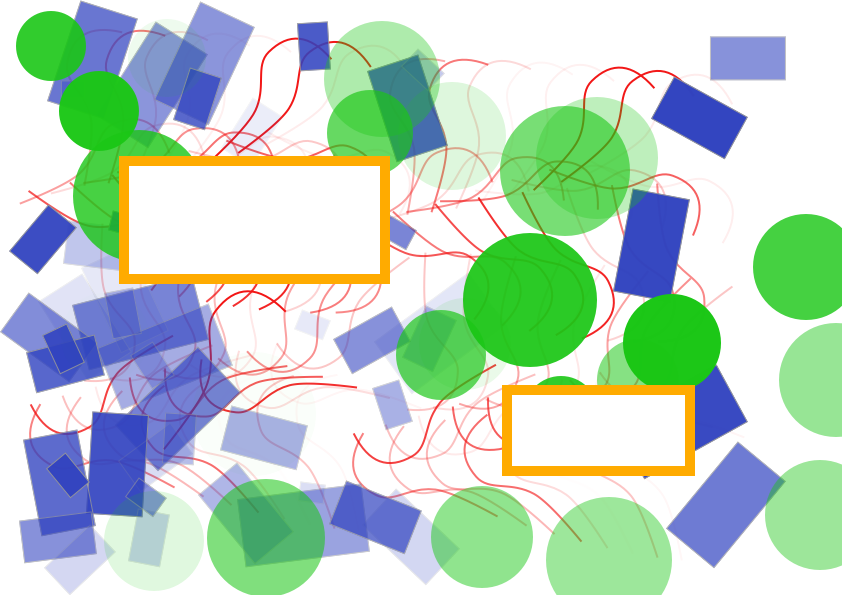
#> input picture src/A4_Shapes.png, 842 x 595 px
$ python shape_based.py
#> lines starting #> are read from the running program, lines starting #| are printed output that depends on the picture; after the words box and inside, x2 and y2 are one past the last pixel; in counts of white or black regions, pixels touching at a corner belong together
### src/utilities/shapedetectors.py
import cv2
class ShapeDetector:
	def __init__(self):
		pass
	# [26 lines left out: function detect, not called in this run]

### src/shape_based.py
import cv2 as cv
import numpy as np
from utilities.shapedetectors import ShapeDetector
image = cv.imread("A4_Shapes.png")
#> image is the input picture: shape (595, 842, 3); mean B, G, R 195.7, 212, 186.1
hsv = cv.cvtColor(image, cv.COLOR_BGR2HSV)
#> hsv: shape (595, 842, 3); mean H, S, V 42.7, 69.6, 233.2
lower = np.array([20, 150, 100])
upper = np.array([20, 255, 255])
mask = cv.inRange(hsv, lower, upper)  # filtering yellow
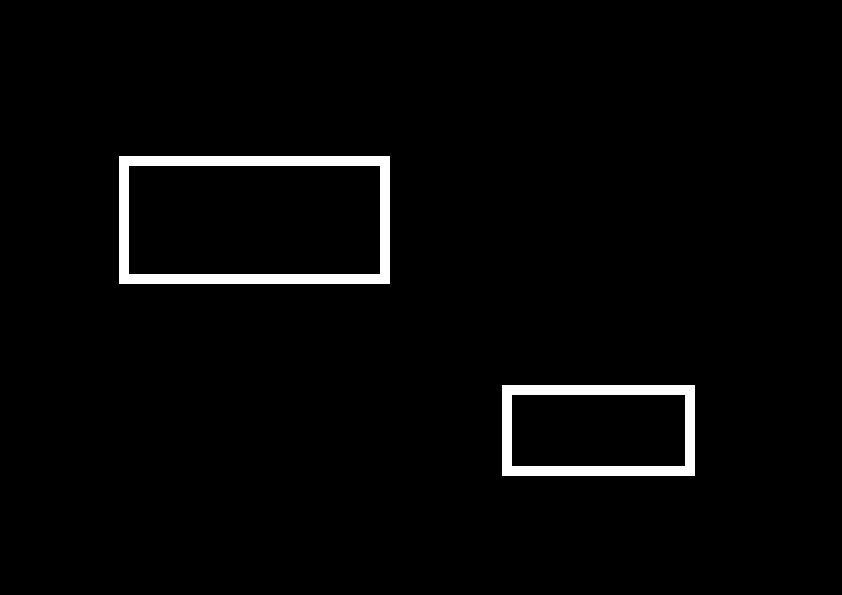
#> mask: shape (595, 842); 2.6% white; 2 white regions, box (x1, y1, x2, y2) and area: (119, 156, 390, 284) 7580, (502, 385, 695, 476) 5280
mask_img = cv.bitwise_and(image, image, mask=mask)   # bitwise conjunction of the two arrays image and image
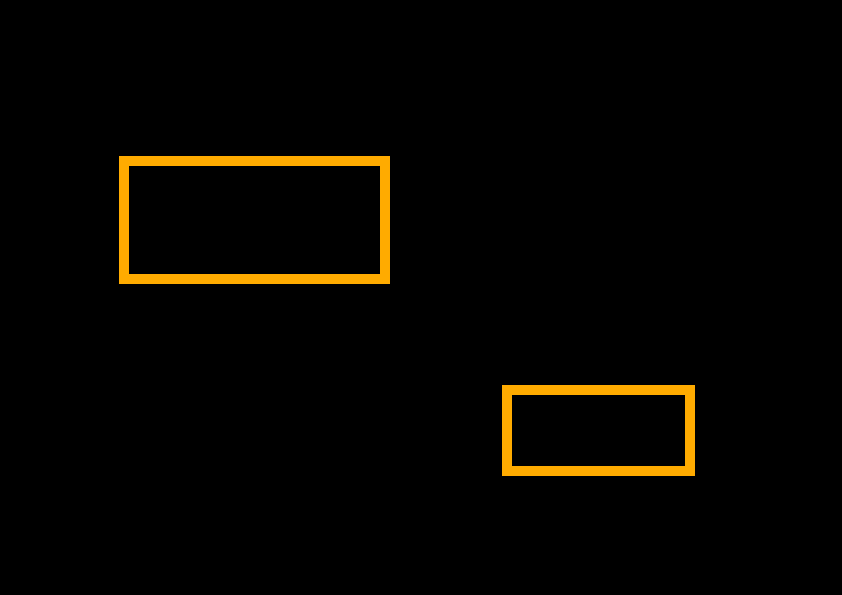
#> mask_img: shape (595, 842, 3); mean B, G, R 0, 4.4, 6.5
mask_img = 255 - mask
#> mask_img: shape (595, 842); 97.4% white; 2 black regions
cv.imshow("Original", image)
cv.waitKey(5000)
cv.imshow("Mask", mask_img)
cv.waitKey(5000)
cv.destroyAllWindows()

contours, hierarchy = cv.findContours(mask_img.copy(), cv.RETR_LIST, cv.CHAIN_APPROX_SIMPLE)
#> contours = 5 contours; box (x1, y1, x2, y2) and area: (0, 0, 842, 595) 499554, (118, 155, 391, 285) 35086, (129, 166, 380, 274) 26750, (501, 384, 696, 477) 17846, (512, 395, 685, 466) 12040
sd = ShapeDetector()
for c in contours:
    '''
    M = cv.moments(c)
    cX = int((M["m10"] / M["m00"]))
    cY = int((M["m01"] / M["m00"]))
    shape = sd.detect(c)
    cv.putText(mask_img, shape, (cX, cY), cv.FONT_HERSHEY_SIMPLEX,
		0.5, (0, 255, 0), 2)
    cv.imshow("Image", mask_img)
    cv.waitKey(7000)
    '''
    x,y,w,h = cv.boundingRect(c)
    if w>250 and h>100 and w<260 and h<500:
        new_img = mask_img[y:y+h, x:x+w]
        cv.imwrite('Output_shape' + '.png', new_img)
#> this loop made 5 passes
#> (c, x, y, w, h) on passes 1, 3, 5: ([[512, 395], [512, 465], [684, 465], [684, 395]], 512, 395, 173, 71), ([[129, 166], [129, 273], [379, 273], [379, 166]], 129, 166, 251, 108), ([[0, 0], [0, 594], [841, 594], [841, 0]], 0, 0, 842, 595)
#> (x, y, w, h) on passes 2, 4: (501, 384, 195, 93), (118, 155, 273, 130)
cv.imshow("Output", new_img)
cv.waitKey(9000)
